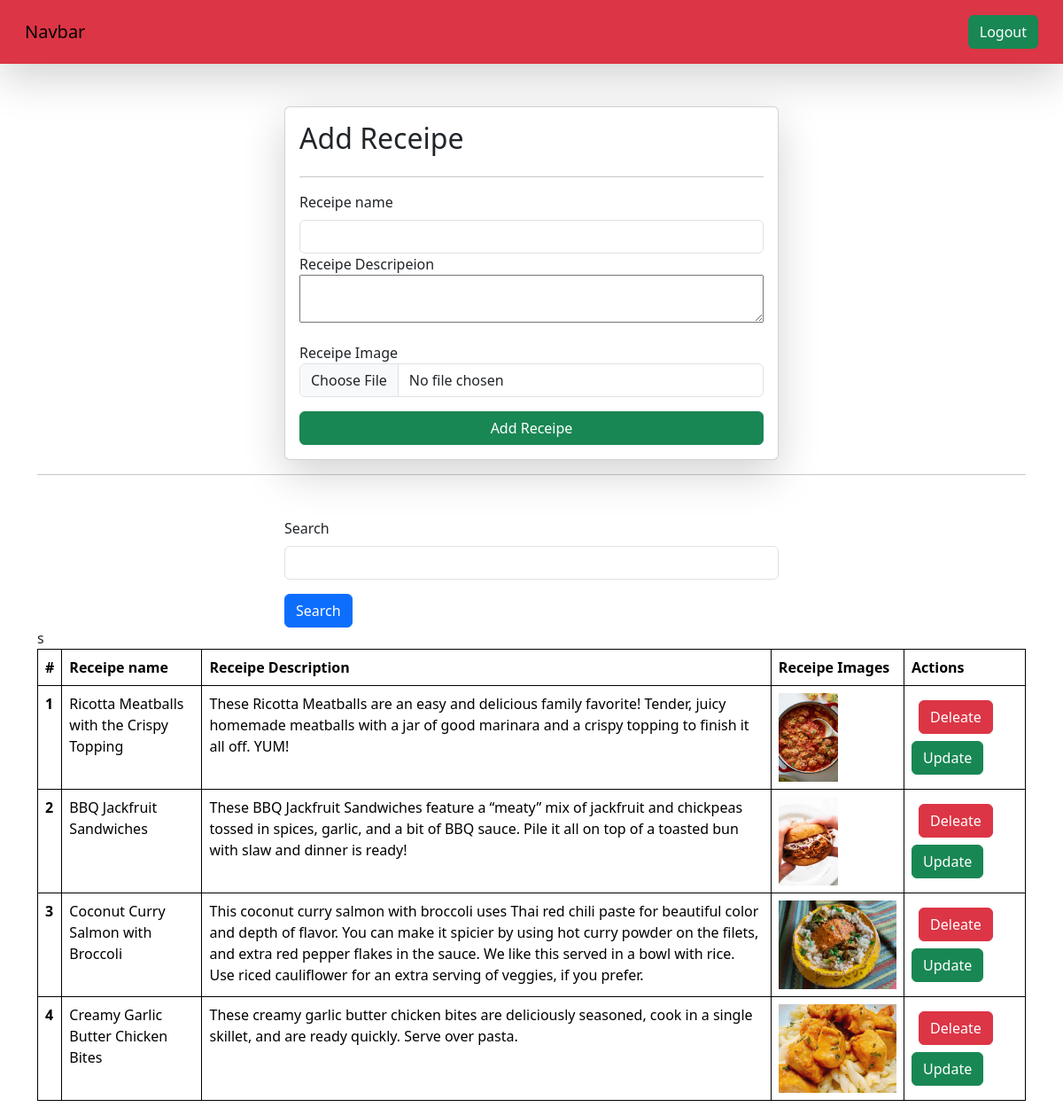
/receipes/ (signed in), run on the app's committed database.
### vege/models.py (models this page shows)
class Receipe(models.Model):
    user=models.ForeignKey(User ,on_delete=models.SET_NULL,null=True,blank=True)
    receipe_name= models.CharField(max_length=100)
    receipe_description=models.TextField()
    receipe_image = models.ImageField(upload_to="receipe")
    receipe_view_count = models.IntegerField(default=1)

### vege/views.py (the view, shortened to what this page needs)
# urls.py: path('receipes/',receipes,name="receipes"),
@login_required(login_url="/login/")
def receipes(request):
    queryset = Receipe.objects.all()
    if request.GET.get('search'):
        queryset=queryset.filter(receipe_name__icontains=request.GET.get('search'))
    context ={'receipes': queryset}
    return render(request,'receipes.html',context)

### vege/templates/receipes.html (shortened to what this page needs)
{% extends "base.html" %}
{%  block start %}
    <div class="container mt-5">
        <form class="col-6 mx-auto card p-3 shadow-lg" method="post"  enctype="multipart/form-data">
            <h2
            >Add Receipe
            </h2>
            <hr>
            <div class="mb-3mt-1">
            <label for="exampleInputEmail1" class="form-label">Receipe name </label>
            <input name="receipe_name" required type="Text" class="form-control" >
            </div>
            <div class="mb-3  >
                <label for="exampleInputPassword1" class="form-label"> Receipe Descripeion </label>
                <textarea class="from-control" name="receipe_description" required style="width: 100%; resize: vertical;" ></textarea>
            </div>
            <div class="mb-3  >
                <label for="exampleInputPassword1" class="form-label">Receipe Image</label>
                <input name="receipe_image"  type="file" class="form-control" required >
            </div>
            <button type="submit" class="btn btn-success">Add Receipe</button>
        </form>
        <hr>
        <div class ="mt-5">
            <div class="mx-auto col-6">
            <form>
                <div class="mb-3">
                    <label for="exampleInputEmail1" class="form-label"> Search </label>
                    <input name="search"  type="Text" class="form-control" >
                </div>
                <button type="submit" class="btn btn-primary"> Search </button>
            </form>
            </div>
        </div>
        <table class="table">
            <thead>
            <tr>
                <th scope="col">#</th>
                <th scope="col">Receipe name</th>
                <th scope="col">Receipe Description</th>
                <th scope="col">Receipe Images</th>
                <th scope="col">Actions</th>s
            </tr>
            </thead>
            <tbody>
                {% for receipe in receipes %}
            <tr>
                <th scope="row">{{ forloop.counter }}</th>
                <td> {{receipe.receipe_name}} </td>
                <td> {{receipe.receipe_description}} </td>
                <td>
                    <img src="/media/{{receipe.receipe_image}}" style="height:100px"> </td>
                <td>
                    <a href="/delete_receipe/{{receipe.id}}/" class="btn btn-danger m-2">Deleate</a>
                    <a href="/update_receipe/{{receipe.id}}/" class="btn btn-success">Update</a>
                    </td>
                </tr>
            {% endfor %}
            </tbody>
        </table>
    </div>
    {% endblock %}

### Home/templates/base.html (shortened to what this page needs)
<!DOCTYPE html>
<html lang="en">
<head>
    <link href="https://cdn.jsdelivr.net/npm/bootstrap@5.3.3/dist/css/bootstrap.min.css" rel="stylesheet">
</head>
<body>
    <nav class="navbar dark p-3 bg-danger shadow-lg">
        <div class="container-fluid">
        <a class="navbar-brand" >Navbar</a>
        <form class="d-flex" role="search">
            {% if request.user.is_authenticated %}
                <a href="/logout/" class="btn btn-success" type="submit">Logout</a>
            {% else %}
                <a href="/login/" class="btn btn-success" type="submit">Login</a>
            {% endif %}
        </form>
        </div>
    </nav>
    {%  block start %}
    {% endblock %}
</body>
</html>

### Home/templates/base.html (style rules this page uses)
table, th, td { border: 1px solid black; }

### vege/templates/receipes.html (style rules this page uses)
table, th, td { border: 1px solid black; border-collapse: collapse; }
th, td { padding: 10px; }

### data on the page
Receipe: receipe_name "Ricotta Meatballs with the Crispy Topping", receipe_description "These Ricotta Meatballs are an easy and delicious family favorite! Tender, juicy homemade meatballs with a jar of good marinara and a crispy topping to finish it all off. YUM!", receipe_image (picture)
Receipe: receipe_name "BBQ Jackfruit Sandwiches", receipe_description "These BBQ Jackfruit Sandwiches feature a “meaty” mix of jackfruit and chickpeas tossed in spices, garlic, and a bit of BBQ sauce. Pile it all on top of a toasted bun with slaw and dinner is ready!", receipe_image (picture)
Receipe: receipe_name "Coconut Curry Salmon with Broccoli", receipe_description "This coconut curry salmon with broccoli uses Thai red chili paste for beautiful color and depth of flavor. You can make it spicier by using hot curry powder on the filets, and extra red pepper flakes in the sauce. We like this served in a bowl with rice. Use riced cauliflower for an extra serving of veggies, if you prefer.", receipe_image (picture)
Receipe: receipe_name "Creamy Garlic Butter Chicken Bites", receipe_description "These creamy garlic butter chicken bites are deliciously seasoned, cook in a single skillet, and are ready quickly. Serve over pasta.", receipe_image (picture)
